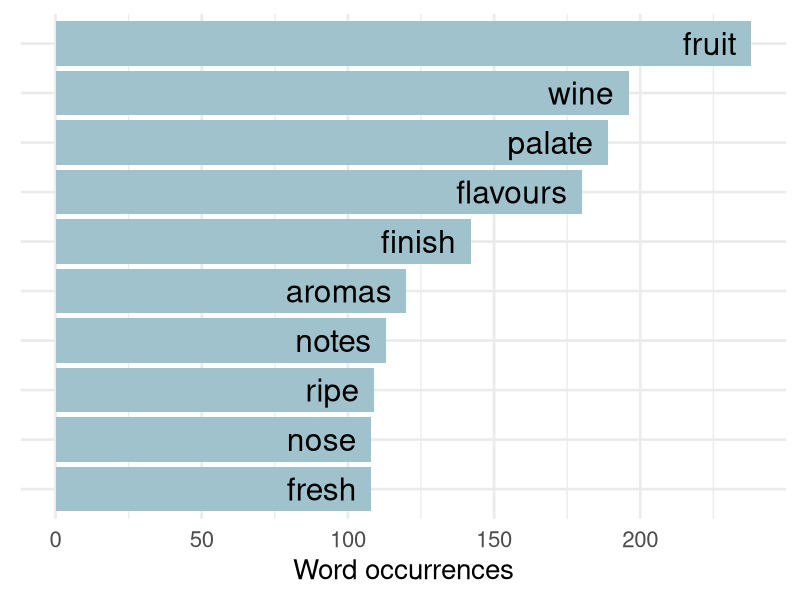
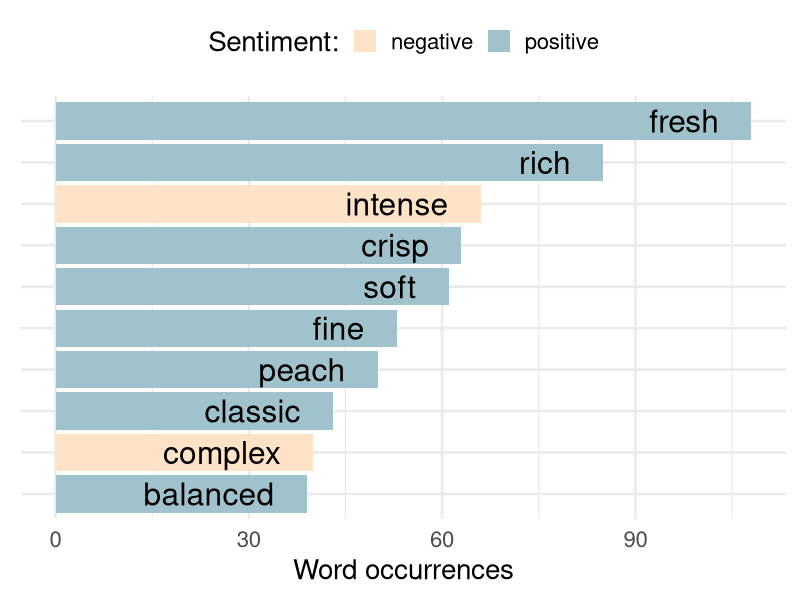

R code for these plots, in order: (Note: this script raises an error after producing the figures.)
library(tidyverse)
library(tidytext)

Wine <-  read_csv("WineDf.csv")

# gives most common words
Wine %>%
  group_by(names) %>% 
  unnest_tokens(word, descr) %>%
  anti_join(stop_words)  %>%
  ungroup() %>%
  count(word) %>%
  arrange(desc(n)) %>%
  ungroup() %>%
  slice(1:10) %>%
  mutate(word = reorder(word, n)) %>%
  ggplot() +
  geom_bar(aes(x = word, y = n), stat = 'identity', fill = '#A0C2CC') +
  geom_text(aes(x = word, y = n - 5, label = word), hjust = 1, size = 8) +
  coord_flip() +
  theme_minimal(20) +
  theme(axis.title.y = element_blank(),
        axis.text.y = element_blank()) +
  labs(y = 'Word occurrences')

# gives most common words with sentiments
Wine %>%
  group_by(names) %>% 
  unnest_tokens(word, descr) %>%
  anti_join(stop_words)  %>%
  inner_join(get_sentiments("bing")) %>%
  ungroup() %>%
  group_by(sentiment) %>%
  count(word) %>%
  arrange(desc(n)) %>%
  ungroup() %>%
  slice(1:10) %>%
  mutate(word = reorder(word, n)) %>%
  ggplot() +
  geom_bar(aes(x = word, y = n, fill = sentiment), stat = 'identity') +
  geom_text(aes(x = word, y = n - 5, label = word), hjust = 1, size = 8) +
  coord_flip() +
  theme_minimal(20) +
  theme(axis.title.y = element_blank(),
        axis.text.y = element_blank(),
        legend.position = 'top') +
  labs(y = 'Word occurrences',
       fill = 'Sentiment:') +
  scale_fill_manual(values = c("#FFE3C6", "#A0C2CC" ))

# gives most negative words in data
Wine %>%
  group_by(names) %>% 
  unnest_tokens(word, descr) %>%
  anti_join(stop_words)  %>%
  ungroup() %>%
  distinct(word) %>%
  inner_join(get_sentiments("afinn")) %>%
  arrange(score)

# gives most positive words in data
Wine %>%
  group_by(names) %>% 
  unnest_tokens(word, descr) %>%
  anti_join(stop_words)  %>%
  ungroup() %>%
  distinct(word) %>%
  inner_join(get_sentiments("afinn")) %>%
  arrange(desc(score))
  

# gives overall description score
Wine %>%
  group_by(names) %>% 
  unnest_tokens(word, descr) %>%
  anti_join(stop_words)  %>%
  inner_join(get_sentiments("afinn")) %>%
  group_by(names) %>%
  summarise(score = sum(score)) %>%
  ggplot() +
  geom_histogram(aes(x = score), binwidth = 1, fill = '#A0C2CC') +
  theme_minimal(20) +
  labs(x = 'Sentiment score', y = "Number of wines")

Wine %>%
  group_by(names) %>% 
  unnest_tokens(word, descr) %>%
  anti_join(stop_words)  %>%
  inner_join(get_sentiments("afinn")) %>%
  group_by(names) %>%
  summarise(score = sum(score)) %>%
  summarise(avg = mean(score))

# returns most positive wine description 
Wine %>%
  group_by(names) %>% 
  unnest_tokens(word, descr) %>%
  anti_join(stop_words)  %>%
  inner_join(get_sentiments("afinn")) %>%
  group_by(names) %>%
  summarise(score = sum(score)) %>%
  arrange(desc(score)) %>%
  slice(1) 

Wine %>% filter(names %in% c("Chteau Pigoudet La Chapelle Ros 2016 Coteaux dAix-en-Provence")) %>%
  select(descr) %>%
  write.csv

# returns most negative wine description ----------------------------------


Wine %>%
  group_by(names) %>% 
  unnest_tokens(word, descr) %>%
  anti_join(stop_words)  %>%
  inner_join(get_sentiments("afinn")) %>%
  group_by(names) %>%
  summarise(score = sum(score)) %>%
  arrange(score) %>%
  slice(1) 

Wine %>% filter(names %in% c("Pedro Ximenez Triana Hidalgo")) %>%
  select(descr) %>%
  write.csv

Wine %>%
  group_by(names) %>% 
  unnest_tokens(word, descr) %>%
  anti_join(stop_words)  %>%
  inner_join(get_sentiments("afinn")) %>%
  filter(names %in% c("Pedro Ximenez Triana Hidalgo"))
